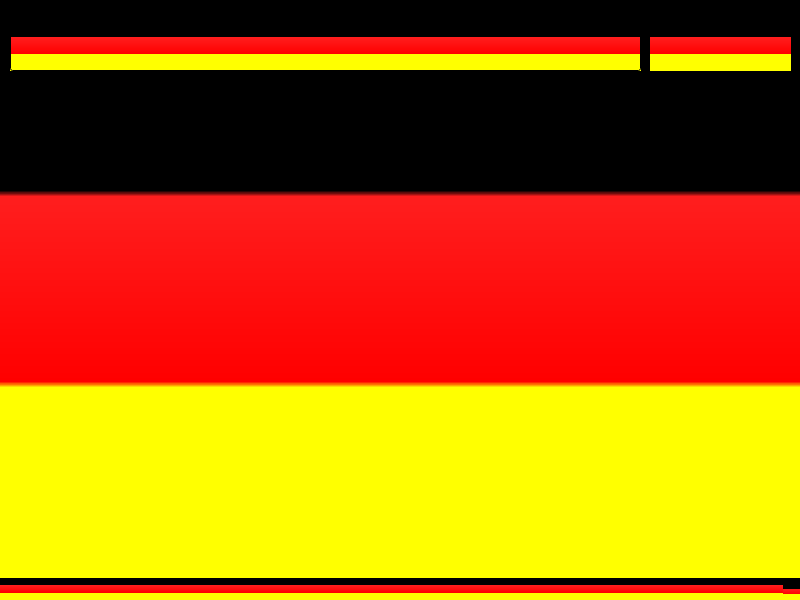
<?xml version="1.0" encoding="UTF-8"?>
<ui version="4.0">
 <class>MainWindow</class>
 <widget class="QMainWindow" name="MainWindow">
  <property name="geometry">
   <rect>
    <x>0</x>
    <y>0</y>
    <width>800</width>
    <height>600</height>
   </rect>
  </property>
  <property name="windowTitle">
   <string>MainWindow</string>
  </property>
  <property name="styleSheet">
   <string notr="true">background-color: qlineargradient(spread:pad, x1:0, y1:0, x2:0, y2:1, stop:0 rgba(0, 0, 0, 255), stop:0.33 rgba(0, 0, 0, 255), stop:0.34 rgba(255, 30, 30, 255), stop:0.66 rgba(255, 0, 0, 255), stop:0.67 rgba(255, 255, 0, 255), stop:1 rgba(255, 255, 0, 255))</string>
  </property>
  <widget class="QWidget" name="centralwidget">
   <widget class="QLineEdit" name="lineEdit">
    <property name="geometry">
     <rect>
      <x>10</x>
      <y>20</y>
      <width>631</width>
      <height>51</height>
     </rect>
    </property>
   </widget>
   <widget class="QLabel" name="label">
    <property name="geometry">
     <rect>
      <x>650</x>
      <y>20</y>
      <width>141</width>
      <height>51</height>
     </rect>
    </property>
    <property name="text">
     <string/>
    </property>
   </widget>
  </widget>
  <widget class="QMenuBar" name="menubar">
   <property name="geometry">
    <rect>
     <x>0</x>
     <y>0</y>
     <width>800</width>
     <height>26</height>
    </rect>
   </property>
  </widget>
  <widget class="QStatusBar" name="statusbar"/>
 </widget>
 <resources/>
 <connections/>
</ui>
